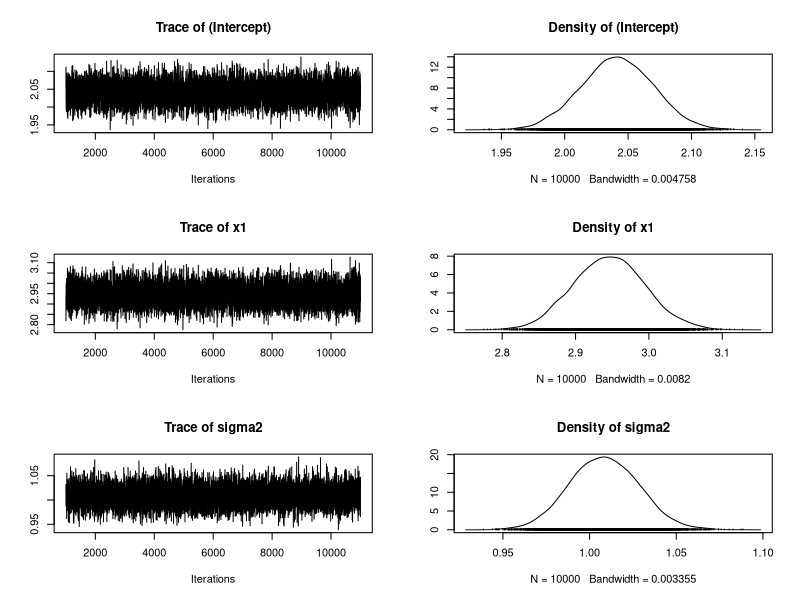

Write the R code that produced this figure.
# From: Bayesian Models for Astrophysical Data, Cambridge Univ. Press
# (c) 2017,  Joseph M. Hilbe, Rafael S. de Souza and Emille E. O. Ishida 
# 
# you are kindly asked to include the complete citation if you used this 
# material in a publication

# Code 3.3 Bayesian normal linear model in R


library(MCMCpack)

# Data
nobs = 5000                               # number of obs in model
x1 <- runif(nobs)                         # random uniform variable
beta0 = 2.0                               # intercept
beta1 = 3.0                               # angular coefficient
xb <- beta0 + beta1*x1                    # linear predictor
y <- rnorm(nobs, xb, sd=1)

# Fit
posteriors <- MCMCregress(y ~ x1, thin=1, seed=1056, burnin=1000,
                          mcmc=10000, verbose=1)

# Output
summary(posteriors)

# Plot
plot(posteriors)
